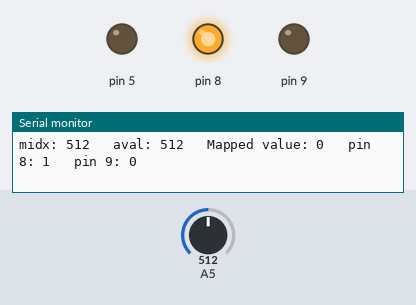
Recording of a sketch running on a simulated Arduino Uno, built with avr-gcc and run on an emulated ATmega328P. Shown: output pins drawn as LEDs (lit = HIGH), the last lines printed to the serial monitor. The inputs (shaded band) are chosen by the test bench; at power-on: A5 = 512.

Above: at 1.2 s.
1.3 s: A5 set to 716
At 2.4 s:
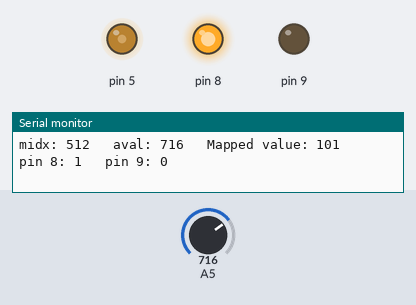
2.8 s: A5 set to 511
At 3.7 s:
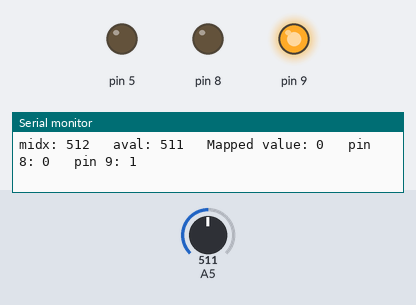
4.3 s: A5 set to 493
At 4.8 s:
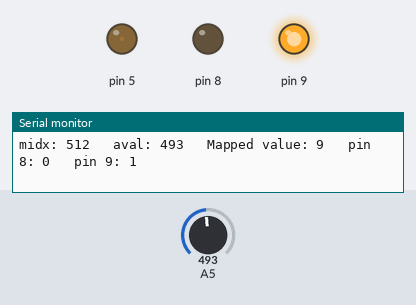
5.8 s: A5 set to 306
At 7.0 s:
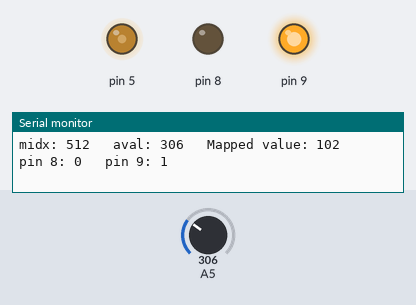
7.3 s: A5 set to 0
At 8.1 s:
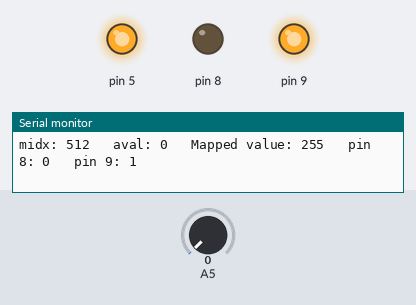
8.8 s: A5 set to 1023
At 9.3 s:
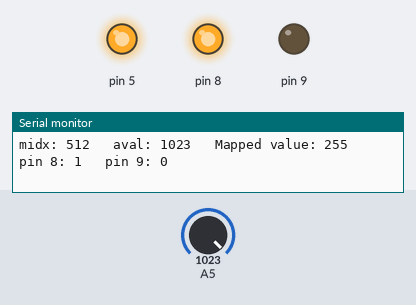
Timing chart, 0 to 11.3 s (numbered marks = the images above; inputs shaded):
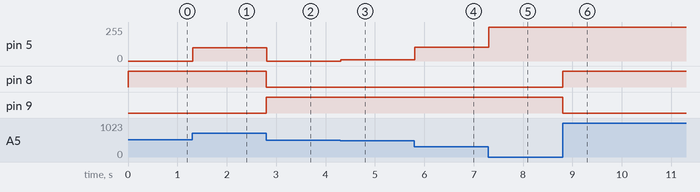

Measured:
- after the input at 1.3 s, pin 5: 0/255 → 101/255 at once
- after the input at 2.8 s, pin 5: 101/255 → 0/255 at once; pin 8: HIGH → LOW at once; pin 9: LOW → HIGH at once
- after the input at 4.3 s, pin 5: 0/255 → 9/255 at once
- after the input at 5.8 s, pin 5: 9/255 → 102/255 at once
- after the input at 7.3 s, pin 5: 102/255 → 255/255 at once
- after the input at 8.8 s, pin 8: LOW → HIGH at once; pin 9: HIGH → LOW at once

The sketch:

Mini-Lab-12.ino
```cpp
/*
  Chris Kreienkamp - 901965168
  EE20222: Introduction to Electrical Engineering
  22 Apr 2020
  Mini-Lab 12 - Analog Inputs and Outputs
*/
int midx;
int aval;
int mval;

// the setup function runs once when you press reset or power the board
void setup() {
  pinMode(A5,INPUT);
  pinMode(5, OUTPUT);
  pinMode(8,OUTPUT);
  pinMode(9,OUTPUT);
  Serial.begin(115200);
  midx = analogRead(A5);
}


// the loop function runs over and over again forever
void loop() {
  aval = analogRead(A5);
  if (aval >= midx) {
    digitalWrite(8,HIGH);
    digitalWrite(9,LOW);
    mval = map(aval,midx,1023,0,255); }
  else {
    digitalWrite(8,LOW);
    digitalWrite(9,HIGH);
    mval = map(aval,midx,0,0,255); }
  Serial.print("midx: ");
  Serial.print(midx);
  Serial.print("   aval: ");
  Serial.print(aval);
  Serial.print("   Mapped value: ");
  Serial.print(mval);
  Serial.print("   pin 8: ");
  Serial.print(digitalRead(8));
  Serial.print("   pin 9: ");
  Serial.println(digitalRead(9));
  analogWrite(5,mval);
}
```
